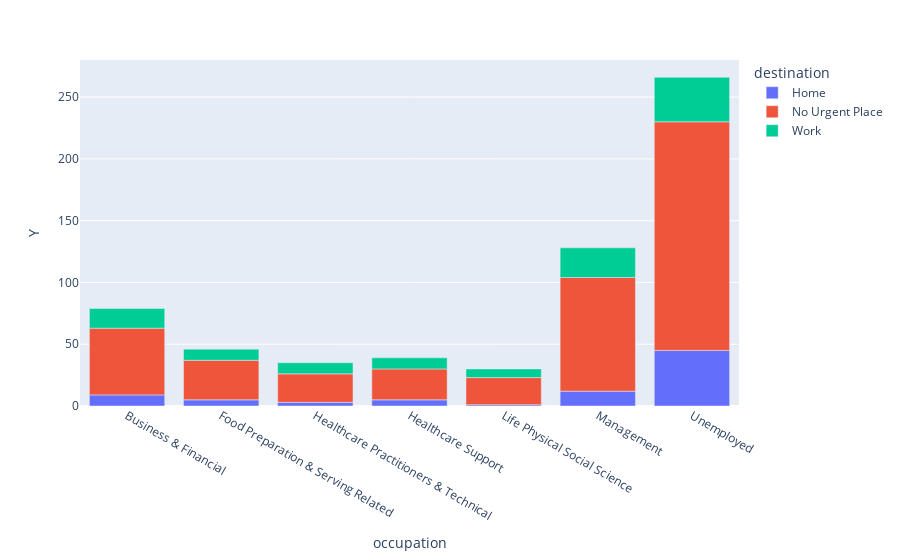

Notebook code for this chart:
### Code cell
#Now I want to check on a few occupations and their role in the overall picture
occupationList = ['Business & Financial', 'Management', 'Life Physical Social Science', 'Unemployed',
                 'Healthcare Practitioners & Technical', 'Healthcare Support', 'Food Preparation & Serving Related']
occDf = groupRestU20.loc[groupRestU20['occupation'].isin(occupationList)]
occTrimDf = occDf[['time', 'coupon', 'age', 'occupation', 'RestaurantLessThan20', 'destination', 'Y']]
#Let's try grouping by occupation and coloring a bar chart based on destination to get an idea of how people coming 
#off of work, to work, and people heading home behave differently to the coupons
groupOccDf = occTrimDf.groupby(['occupation', 'destination'], as_index=False)[['Y']].sum()
fig3 = px.bar(groupOccDf, x='occupation', y='Y', color='destination')
fig3.show()
#From this we can see that that unemployed people with no urgent place to be will most likely use the coupon more than other
#people from different employments. It also shows that when people are heading to work they are much less likely to use the coupon
#at all. One interesting point is the amount of unemployed people stating that their destination was work is weird.
#This can show that there is more context to be learned from the unemployed checkbox on the survey.

### Figure 1 — Plotly figure (JSON) as saved in the notebook; plotly's stock layout.template omitted (floating-point values rounded to 4 significant figures)
{"data": [{"alignmentgroup": "True", "hovertemplate": "destination=Home<br>occupation=%{x}<br>Y=%{y}<extra></extra>", "legendgroup": "Home", "marker": {"color": "#636efa", "pattern": {"shape": ""}}, "name": "Home", "offsetgroup": "Home", "orientation": "v", "showlegend": true, "textposition": "auto", "type": "bar", "x": ["Business & Financial", "Food Preparation & Serving Related", "Healthcare Practitioners & Technical", "Healthcare Support", "Life Physical Social Science", "Management", "Unemployed"], "xaxis": "x", "y": [9, 5, 3, 5, 1, 12, 45], "yaxis": "y"}, {"alignmentgroup": "True", "hovertemplate": "destination=No Urgent Place<br>occupation=%{x}<br>Y=%{y}<extra></extra>", "legendgroup": "No Urgent Place", "marker": {"color": "#EF553B", "pattern": {"shape": ""}}, "name": "No Urgent Place", "offsetgroup": "No Urgent Place", "orientation": "v", "showlegend": true, "textposition": "auto", "type": "bar", "x": ["Business & Financial", "Food Preparation & Serving Related", "Healthcare Practitioners & Technical", "Healthcare Support", "Life Physical Social Science", "Management", "Unemployed"], "xaxis": "x", "y": [54, 32, 23, 25, 22, 92, 185], "yaxis": "y"}, {"alignmentgroup": "True", "hovertemplate": "destination=Work<br>occupation=%{x}<br>Y=%{y}<extra></extra>", "legendgroup": "Work", "marker": {"color": "#00cc96", "pattern": {"shape": ""}}, "name": "Work", "offsetgroup": "Work", "orientation": "v", "showlegend": true, "textposition": "auto", "type": "bar", "x": ["Business & Financial", "Food Preparation & Serving Related", "Healthcare Practitioners & Technical", "Healthcare Support", "Life Physical Social Science", "Management", "Unemployed"], "xaxis": "x", "y": [16, 9, 9, 9, 7, 24, 36], "yaxis": "y"}], "layout": {"barmode": "relative", "legend": {"title": {"text": "destination"}, "tracegroupgap": 0}, "margin": {"t": 60}, "xaxis": {"anchor": "y", "domain": [0, 1], "title": {"text": "occupation"}}, "yaxis": {"anchor": "x", "domain": [0, 1], "title": {"text": "Y"}}}}
